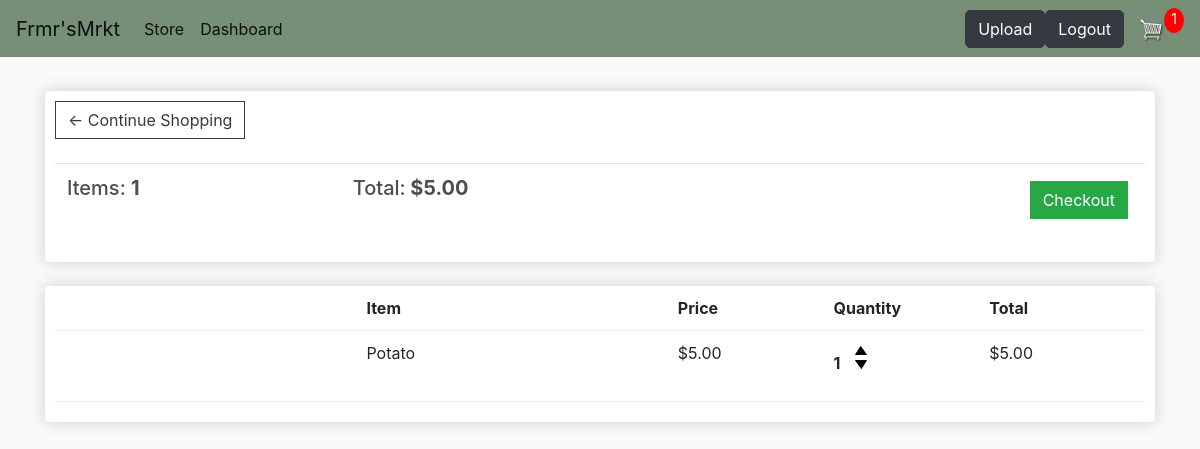
The page /cart/ (signed in) on the database as committed earlier.
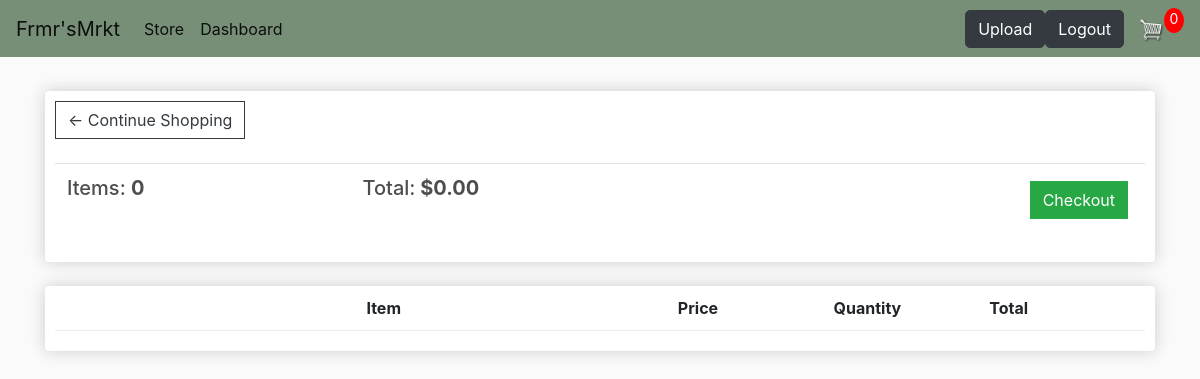
The same page on the database as committed later.
### store/models.py (models this page shows, shortened)
class Order(models.Model):
	customer = models.ForeignKey(Customer, on_delete=models.SET_NULL, null=True, blank=True)
	date_ordered = models.DateTimeField(auto_now_add=True)
	complete = models.BooleanField(default=False)
	transaction_id = models.CharField(max_length=100, null=True)
	@property
	def get_cart_total(self):
		orderitems = self.orderitem_set.all()
		total = sum([item.get_total for item in orderitems])
		return total
	@property
	def get_cart_items(self):
		orderitems = self.orderitem_set.all()
		total = sum([item.quantity for item in orderitems])
		return total

class OrderItem(models.Model):
	product = models.ForeignKey(Product, on_delete=models.SET_NULL, null=True)
	order = models.ForeignKey(Order, on_delete=models.SET_NULL, null=True)
	quantity = models.IntegerField(default=0, null=True, blank=True)
	price = models.FloatField(null=False, default=0)
	business = models.ForeignKey(Customer, on_delete=models.SET_NULL, null=True)
	status = models.CharField(default='New', null=True, max_length=20)
	date_added = models.DateTimeField(auto_now_add=True)
	@property
	def get_total(self):
		total = self.product.price * self.quantity
		return total
	def __str__(self):
		return f'name: {self.product.name}, quantity: {self.quantity}'

class Product(models.Model):
    name = models.CharField(max_length=200)
    price = models.FloatField()
    quantity = models.IntegerField(default=10)
    digital = models.BooleanField(default=False,null=True, blank=True)
    image = models.ImageField(null=True, blank=True)
    description = models.TextField(null=True, blank=True)
    owner = models.ForeignKey(Customer, on_delete=models.CASCADE, null=True)
    category = models.CharField(max_length=50, default='Generic')
    date_added = models.DateTimeField(default=datetime.now())
    @property
    def imageURL(self):
        try:
            url = self.image.url
        except:
            url = ''
        return url

### store/views.py (the view)
# urls.py: path('cart/', views.cart, name="cart"),
def cart(request):
	data = cartData(request)
	cartItems = data['cartItems']
	order = data['order']
	items = data['items']
	print(items)
	context = {'items':items, 'order':order, 'cartItems':cartItems}
	return render(request, 'store/cart.html', context)

### store/utils.py (called while the page is built)
def cartData(request):
	if request.user.is_authenticated:
		customer = request.user.customer
		order, created = Order.objects.get_or_create(customer=customer, complete=False)
		items = order.orderitem_set.all()
		cartItems = order.get_cart_items
	else:
		cookieData = cookieCart(request)
		cartItems = cookieData['cartItems']
		order = cookieData['order']
		items = cookieData['items']
	return {'cartItems':cartItems ,'order':order, 'items':items}

### store/templates/store/cart.html (shortened to what this page needs)
{% extends 'store/main.html' %} {% load static %} {% block content %}
<div class="row">
  <div class="col-lg-12">
    <div class="box-element">
      <a class="btn btn-outline-dark" href="{% url 'store' %}"
        >&#x2190; Continue Shopping</a
      >
      <br />
      <br />
      <table class="table">
        <tr>
          <th>
            <h5>Items: <strong>{{order.get_cart_items}}</strong></h5>
          </th>
          <th>
            <h5>
              Total:<strong> ${{order.get_cart_total|floatformat:2}}</strong>
            </h5>
          </th>
          <th>
            <a
              style="float: right; margin: 5px"
              class="btn btn-success"
              href="{% url 'checkout' %}"
              >Checkout</a
            >
          </th>
        </tr>
      </table>
    </div>
    <br />
    <div class="box-element">
      <div class="cart-row">
        <div style="flex: 2"></div>
        <div style="flex: 2"><strong>Item</strong></div>
        <div style="flex: 1"><strong>Price</strong></div>
        <div style="flex: 1"><strong>Quantity</strong></div>
        <div style="flex: 1"><strong>Total</strong></div>
      </div>
      {% for item in items %}
      <div class="cart-row">
        <div style="flex: 2">
        </div>
        <div style="flex: 2"><p>{{item.product.name}}</p></div>
        <div style="flex: 1"><p>${{item.product.price|floatformat:2}}</p></div>
        <div style="flex: 1">
          <p class="quantity">{{item.quantity}}</p>
          <div class="quantity">
            <img
              data-product="{{item.product.id}}"
              data-qty="{{item.available_quantity}}"
              data-action="add"
              class="chg-quantity update-cart"
              src="{% static  'images/arrow-up.png' %}"
            />
            <img
              data-product="{{item.product.id}}"
              data-action="remove"
              class="chg-quantity update-cart"
              src="{% static  'images/arrow-down.png' %}"
            />
          </div>
        </div>
        <div style="flex: 1"><p>${{item.get_total|floatformat:2}}</p></div>
      </div>
      {% endfor %}
    </div>
  </div>
</div>
{% endblock content %}

Rows that differ between the two databases and show on the page:
no longer on this page (row edited): Order: get_cart_items "1", get_cart_total "5.00"
no longer on this page (row edited): OrderItem: product.name "Potato", product.price "5.00", quantity "1", get_total "5.00"
added Order: get_cart_items "0", get_cart_total "0.00"
Other text that changed with them:
{{ cartItems }}: "1" → "0"
